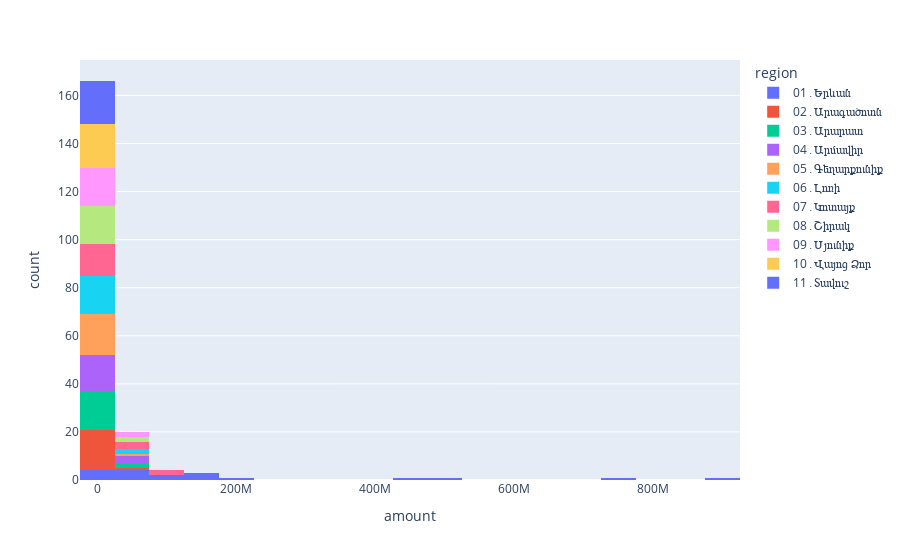

Notebook code for this chart:
### Code cell
px.histogram(df_long, x="amount", color="region")

### Figure 1 — Plotly figure (JSON) as saved in the notebook; plotly's stock layout.template omitted (floating-point values rounded to 4 significant figures)
{"data": [{"alignmentgroup": "True", "bingroup": "x", "hovertemplate": "region=01․Երևան<br>amount=%{x}<br>count=%{y}<extra></extra>", "legendgroup": "01․Երևան", "marker": {"color": "#636efa", "pattern": {"shape": ""}}, "name": "01․Երևան", "offsetgroup": "01․Երևան", "orientation": "v", "showlegend": true, "type": "histogram", "x": [163500000.0, 50230000.0, 179400000.0, 115800000.0, 172900.0, 507000000.0, 464700000.0, 35180000.0, 151700000.0, 61290000.0, 88950000.0, 22430000.0, 5095000.0, 30010000.0, 21130000.0, 129700000.0, 888800000.0, 757500000.0], "xaxis": "x", "yaxis": "y"}, {"alignmentgroup": "True", "bingroup": "x", "hovertemplate": "region=02․Արագածոտն<br>amount=%{x}<br>count=%{y}<extra></extra>", "legendgroup": "02․Արագածոտն", "marker": {"color": "#EF553B", "pattern": {"shape": ""}}, "name": "02․Արագածոտն", "offsetgroup": "02․Արագածոտն", "orientation": "v", "showlegend": true, "type": "histogram", "x": [19480000.0, 172000.0, 8085000.0, 5309000.0, 0, 1720000.0, 6188000.0, 847700.0, 556800.0, 29220.0, 26270.0, 55490.0, 41380.0, 258300.0, 270000.0, 664000.0, 11740000.0, 28430000.0], "xaxis": "x", "yaxis": "y"}, {"alignmentgroup": "True", "bingroup": "x", "hovertemplate": "region=03․Արարատ<br>amount=%{x}<br>count=%{y}<extra></extra>", "legendgroup": "03․Արարատ", "marker": {"color": "#00cc96", "pattern": {"shape": ""}}, "name": "03․Արարատ", "offsetgroup": "03․Արարատ", "orientation": "v", "showlegend": true, "type": "histogram", "x": [22460000.0, 74200.0, 20250000.0, 2645000.0, 17430.0, 1302000.0, 14190000.0, 903700.0, 3187000.0, 29850.0, 942800.0, 237900.0, 76100.0, 2530000.0, 41500.0, 2023000.0, 27320000.0, 59570000.0], "xaxis": "x", "yaxis": "y"}, {"alignmentgroup": "True", "bingroup": "x", "hovertemplate": "region=04․Արմավիր<br>amount=%{x}<br>count=%{y}<extra></extra>", "legendgroup": "04․Արմավիր", "marker": {"color": "#ab63fa", "pattern": {"shape": ""}}, "name": "04․Արմավիր", "offsetgroup": "04․Արմավիր", "orientation": "v", "showlegend": true, "type": "histogram", "x": [25700000.0, 556600.0, 7433000.0, 1453000.0, 0, 7145000.0, 13440000.0, 1601000.0, 2801000.0, 183800.0, 886100.0, 415800.0, 96160.0, 490000.0, 73640.0, 3152000.0, 29340000.0, 61010000.0], "xaxis": "x", "yaxis": "y"}, {"alignmentgroup": "True", "bingroup": "x", "hovertemplate": "region=05․Գեղարքունիք<br>amount=%{x}<br>count=%{y}<extra></extra>", "legendgroup": "05․Գեղարքունիք", "marker": {"color": "#FFA15A", "pattern": {"shape": ""}}, "name": "05․Գեղարքունիք", "offsetgroup": "05․Գեղարքունիք", "orientation": "v", "showlegend": true, "type": "histogram", "x": [11690000.0, 58860.0, 1803000.0, 1135000.0, 6902.0, 2698000.0, 5543000.0, 764600.0, 1425000.0, 68650.0, 14910.0, 39130.0, 38290.0, 301700.0, 105000.0, 2227000.0, 16320000.0, 40000000.0], "xaxis": "x", "yaxis": "y"}, {"alignmentgroup": "True", "bingroup": "x", "hovertemplate": "region=06․Լոռի<br>amount=%{x}<br>count=%{y}<extra></extra>", "legendgroup": "06․Լոռի", "marker": {"color": "#19d3f3", "pattern": {"shape": ""}}, "name": "06․Լոռի", "offsetgroup": "06․Լոռի", "orientation": "v", "showlegend": true, "type": "histogram", "x": [9881000.0, 1348000.0, 5130000.0, 330100.0, 0, 1084000.0, 9986000.0, 892600.0, 4107000.0, 129700.0, 12360.0, 197500.0, 61010.0, 193800.0, 43500.0, 1520000.0, 25180000.0, 51490000.0], "xaxis": "x", "yaxis": "y"}, {"alignmentgroup": "True", "bingroup": "x", "hovertemplate": "region=07․Կոտայք<br>amount=%{x}<br>count=%{y}<extra></extra>", "legendgroup": "07․Կոտայք", "marker": {"color": "#FF6692", "pattern": {"shape": ""}}, "name": "07․Կոտայք", "offsetgroup": "07․Կոտայք", "orientation": "v", "showlegend": true, "type": "histogram", "x": [36180000.0, 3774000.0, 32890000.0, 6297000.0, 57830.0, 13830000.0, 52450000.0, 1928000.0, 7725000.0, 207400.0, 373900.0, 469000.0, 141300.0, 162800.0, 883300.0, 4848000.0, 76740000.0, 76510000.0], "xaxis": "x", "yaxis": "y"}, {"alignmentgroup": "True", "bingroup": "x", "hovertemplate": "region=08․Շիրակ<br>amount=%{x}<br>count=%{y}<extra></extra>", "legendgroup": "08․Շիրակ", "marker": {"color": "#B6E880", "pattern": {"shape": ""}}, "name": "08․Շիրակ", "offsetgroup": "08․Շիրակ", "orientation": "v", "showlegend": true, "type": "histogram", "x": [13500000.0, 168800.0, 5051000.0, 1843000.0, 6049.0, 7106000.0, 9956000.0, 740000.0, 3628000.0, 290500.0, 16980.0, 985800.0, 48670.0, 514300.0, 50990.0, 1676000.0, 28180000.0, 61260000.0], "xaxis": "x", "yaxis": "y"}, {"alignmentgroup": "True", "bingroup": "x", "hovertemplate": "region=09․Սյունիք<br>amount=%{x}<br>count=%{y}<extra></extra>", "legendgroup": "09․Սյունիք", "marker": {"color": "#FF97FF", "pattern": {"shape": ""}}, "name": "09․Սյունիք", "offsetgroup": "09․Սյունիք", "orientation": "v", "showlegend": true, "type": "histogram", "x": [4641000.0, 11270000.0, 1091000.0, 3810000.0, 3750, 4306000.0, 6489000.0, 3516000.0, 1522000.0, 26580.0, 76970.0, 49330.0, 22460.0, 2264.0, 21360.0, 989300.0, 42480000.0, 36750000.0], "xaxis": "x", "yaxis": "y"}, {"alignmentgroup": "True", "bingroup": "x", "hovertemplate": "region=10․Վայոց Ձոր<br>amount=%{x}<br>count=%{y}<extra></extra>", "legendgroup": "10․Վայոց Ձոր", "marker": {"color": "#FECB52", "pattern": {"shape": ""}}, "name": "10․Վայոց Ձոր", "offsetgroup": "10․Վայոց Ձոր", "orientation": "v", "showlegend": true, "type": "histogram", "x": [2530000.0, 926.9, 743000.0, 13810000.0, 0, 4048000.0, 1669000.0, 136500.0, 1172000.0, 17510.0, 0, 31160.0, 15260.0, 29970.0, 13290.0, 1095000.0, 9626000.0, 10030000.0], "xaxis": "x", "yaxis": "y"}, {"alignmentgroup": "True", "bingroup": "x", "hovertemplate": "region=11․Տավուշ<br>amount=%{x}<br>count=%{y}<extra></extra>", "legendgroup": "11․Տավուշ", "marker": {"color": "#636efa", "pattern": {"shape": ""}}, "name": "11․Տավուշ", "offsetgroup": "11․Տավուշ", "orientation": "v", "showlegend": true, "type": "histogram", "x": [8158000.0, 8136.0, 1427000.0, 577400.0, 0, 3489000.0, 3189000.0, 3124000.0, 2372000.0, 40310.0, 0, 61670.0, 23800.0, 79760.0, 20820.0, 636600.0, 15390000.0, 24490000.0], "xaxis": "x", "yaxis": "y"}], "layout": {"barmode": "relative", "legend": {"title": {"text": "region"}, "tracegroupgap": 0}, "margin": {"t": 60}, "xaxis": {"anchor": "y", "domain": [0, 1], "title": {"text": "amount"}}, "yaxis": {"anchor": "x", "domain": [0, 1], "title": {"text": "count"}}}}
